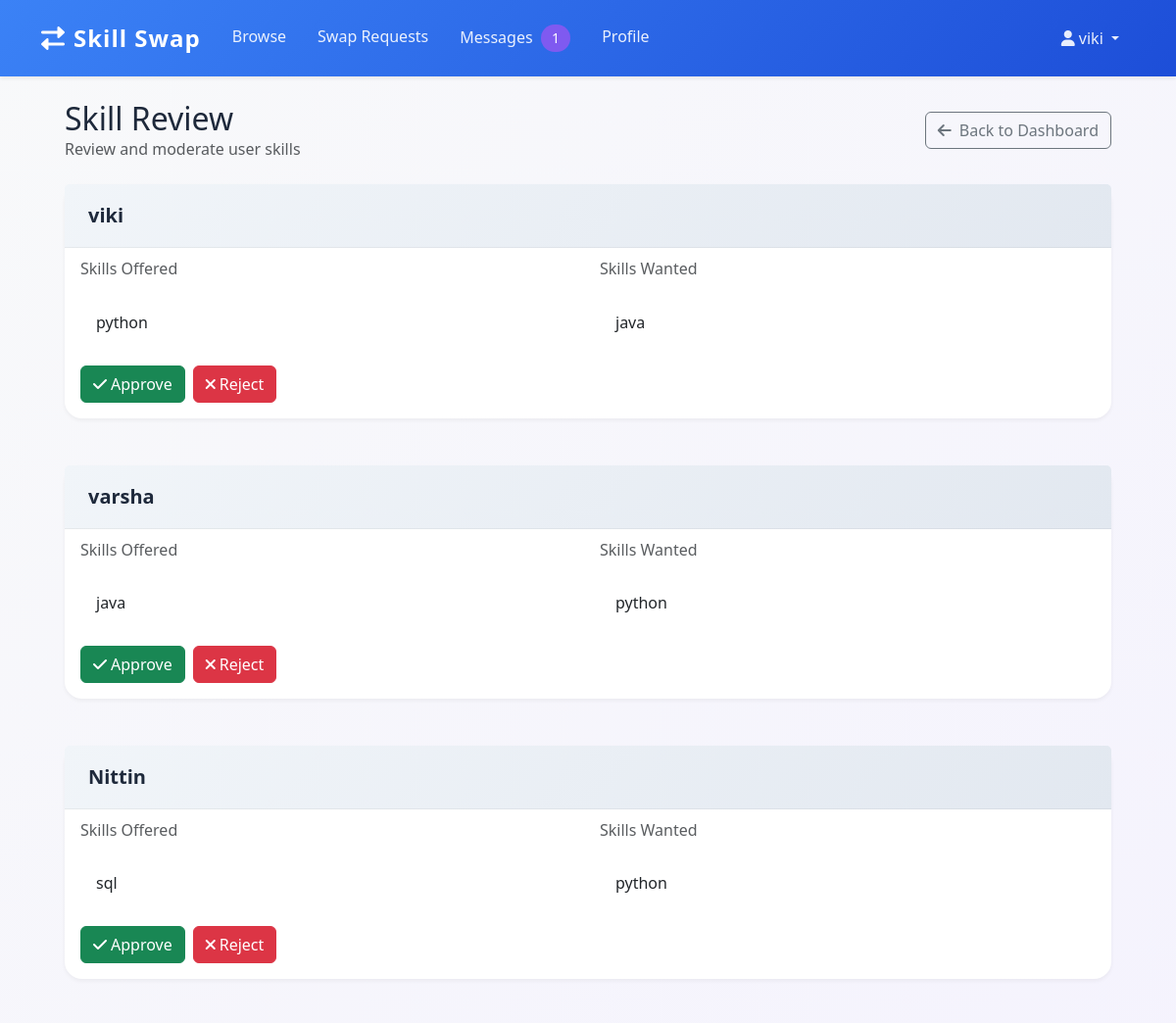
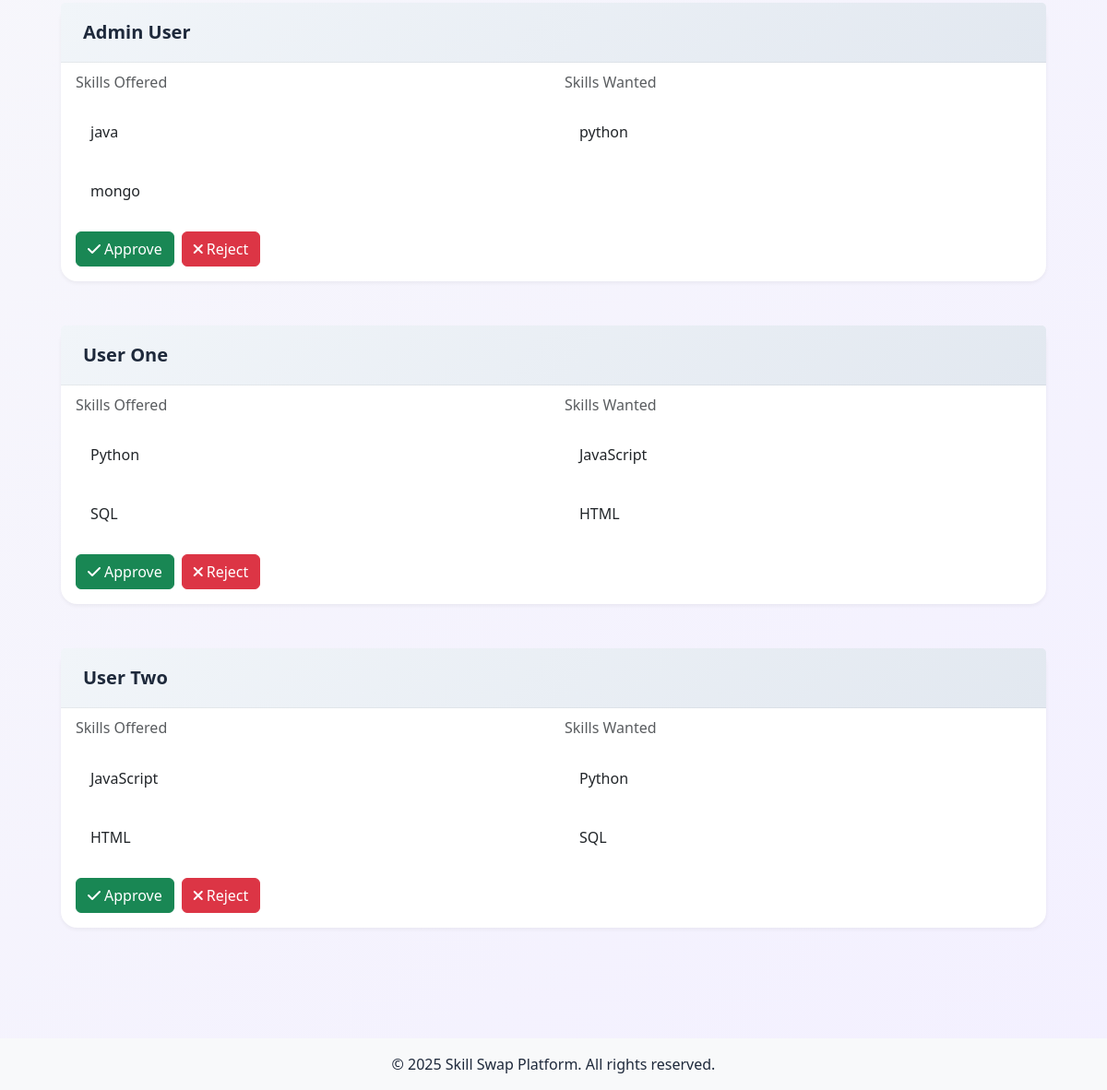
The page /admin/review_skills (signed in) on the database its author committed (2 pictures, top to bottom).
### models.py (models this page shows, shortened)
class User(UserMixin, db.Model):
    id = db.Column(db.Integer, primary_key=True)
    name = db.Column(db.String(150), nullable=False)
    email = db.Column(db.String(150), unique=True, nullable=False)
    location = db.Column(db.String(150))
    photo = db.Column(db.String(300))
    skills_offered = db.Column(db.String(300))
    skills_wanted = db.Column(db.String(300))
    availability = db.Column(db.String(100))
    is_public = db.Column(db.Boolean, default=True)
    is_admin = db.Column(db.Boolean, default=False)
    banned = db.Column(db.Boolean, default=False)
    password_hash = db.Column(db.String(150), nullable=False)

### app.py (the view)
@app.route('/admin/review_skills')
@login_required
def admin_review_skills():
    if not current_user.is_admin:
        abort(403)
    users = User.query.all()
    skills_to_review = []
    for user in users:
        if user.is_public:  # Only review public profiles
            skills = {
                'offered': user.skills_offered.split(',') if user.skills_offered else [],
                'wanted': user.skills_wanted.split(',') if user.skills_wanted else []
            }
            issues = []
            if skills['offered']:
                for skill in skills['offered']:
                    if skill.lower() in ['admin', 'administrator', 'moderator', 'support']:
                        issues.append(f"Suspicious skill: {skill}")
                    if len(skill) < 3:  # Too short
                        issues.append(f"Skill too short: {skill}")
                    if len(skill) > 50:  # Too long
                        issues.append(f"Skill too long: {skill}")
            if skills['wanted']:
                for skill in skills['wanted']:
                    if skill.lower() in ['admin', 'administrator', 'moderator', 'support']:
                        issues.append(f"Suspicious skill: {skill}")
                    if len(skill) < 3:
                        issues.append(f"Skill too short: {skill}")
                    if len(skill) > 50:
                        issues.append(f"Skill too long: {skill}")
            skills_to_review.append({
                'user': user,
                'skills': skills,
                'issues': issues,
                'has_issues': len(issues) > 0
            })
    return render_template('admin/review_skills.html',
                         users=skills_to_review)

### app.py (called while the page is built)
@login_manager.user_loader
def load_user(user_id):
    return User.query.get(int(user_id))

@app.context_processor
def inject_message_count():
    if current_user.is_authenticated:
        unread_count = UserMessage.query.filter_by(
            recipient_id=current_user.id,
            read=False
        ).count()
        return dict(unread_messages=unread_count)
    return dict(unread_messages=0)

### templates/admin/review_skills.html (shortened to what this page needs)
{% extends 'base.html' %}
{% block content %}
<div class="container-fluid">
    <div class="row mb-4">
        <div class="col-12">
            <div class="d-flex justify-content-between align-items-center">
                <div>
                    <h2 class="mb-0">Skill Review</h2>
                    <p class="text-muted mb-0">Review and moderate user skills</p>
                </div>
                <div>
                    <a href="{{ url_for('admin_dashboard') }}" class="btn btn-outline-secondary">
                        <i class="fas fa-arrow-left me-2"></i>Back to Dashboard
                    </a>
                </div>
            </div>
        </div>
    </div>
    {% if users %}
    <div class="row">
        {% for user in users %}
        <div class="col-12 mb-4">
            <div class="card {% if user.has_issues %}border-warning{% endif %}">
                <div class="card-header d-flex justify-content-between align-items-center">
                    <h5 class="mb-0">{{ user.user.name }}</h5>
                </div>
                <div class="card-body">
                    <div class="row">
                        <div class="col-md-6">
                            <h6 class="card-subtitle mb-3 text-muted">Skills Offered</h6>
                            <ul class="list-group list-group-flush">
                                {% for skill in user.skills.offered %}
                                <li class="list-group-item {% if skill.lower() in ['admin', 'administrator', 'moderator', 'support'] or skill|length < 3 or skill|length > 50 %}bg-warning text-dark{% endif %}">
                                    {{ skill }}
                                </li>
                                {% endfor %}
                            </ul>
                        </div>
                        <div class="col-md-6">
                            <h6 class="card-subtitle mb-3 text-muted">Skills Wanted</h6>
                            <ul class="list-group list-group-flush">
                                {% for skill in user.skills.wanted %}
                                <li class="list-group-item {% if skill.lower() in ['admin', 'administrator', 'moderator', 'support'] or skill|length < 3 or skill|length > 50 %}bg-warning text-dark{% endif %}">
                                    {{ skill }}
                                </li>
                                {% endfor %}
                            </ul>
                        </div>
                    </div>
                    <div class="mt-3">
                        <div class="btn-group w-100">
                            <form method="POST" action="{{ url_for('admin_approve_skill', user_id=user.user.id) }}" class="d-inline">
                                <button type="submit" class="btn btn-success me-2">
                                    <i class="fas fa-check me-1"></i>Approve
                                </button>
                            </form>
                            <form method="POST" action="{{ url_for('admin_reject_skill', user_id=user.user.id) }}" class="d-inline">
                                <button type="submit" class="btn btn-danger">
                                    <i class="fas fa-times me-1"></i>Reject
                                </button>
                            </form>
                        </div>
                    </div>
                </div>
            </div>
        </div>
        {% endfor %}
    </div>
    {% endif %}
</div>
{% endblock %}

### templates/base.html (shortened to what this page needs)
<!DOCTYPE html>
<html lang="en">
<head>
    <link href="https://cdn.jsdelivr.net/npm/bootstrap@5.3.0/dist/css/bootstrap.min.css" rel="stylesheet">
    <link href="https://cdnjs.cloudflare.com/ajax/libs/font-awesome/6.0.0/css/all.min.css" rel="stylesheet">
    <link rel="stylesheet" href="{{ url_for('static', filename='custom.css') }}">
</head>
<body>
    <nav class="navbar navbar-expand-lg navbar-dark bg-primary shadow-sm">
        <div class="container">
            <a class="navbar-brand" href="{{ url_for('home') }}">
                <i class="fas fa-exchange-alt me-2"></i>Skill Swap
            </a>
            <div class="collapse navbar-collapse" id="navbarNav">
                <ul class="navbar-nav me-auto">
                    <li class="nav-item">
                        <a class="nav-link" href="{{ url_for('browse') }}">Browse</a>
                    </li>
                    <li class="nav-item">
                        <a class="nav-link" href="{{ url_for('swap_requests') }}">Swap Requests</a>
                    </li>
                    {% if current_user.is_authenticated %}
                    <li class="nav-item">
                        <a class="nav-link" href="{{ url_for('messages') }}">
                            Messages
                            {% if unread_messages > 0 %}
                            <span class="badge bg-primary rounded-pill ms-1">{{ unread_messages }}</span>
                            {% endif %}
                        </a>
                    </li>
                    <li class="nav-item">
                        <a class="nav-link" href="{{ url_for('profile') }}">Profile</a>
                    </li>
                    {% endif %}
                </ul>
                <ul class="navbar-nav">
                    {% if current_user.is_authenticated %}
                    <li class="nav-item dropdown">
                        <a class="nav-link dropdown-toggle" href="#" id="navbarDropdown" role="button" data-bs-toggle="dropdown">
                            <i class="fas fa-user me-1"></i>{{ current_user.name }}
                        </a>
                    </li>
                    {% endif %}
                </ul>
            </div>
        </div>
    </nav>
    <main class="container py-4">
        <div class="container-fluid">
            {% block content %}{% endblock %}
        </div>
    </main>
    <footer class="bg-light py-3 mt-5">
        <div class="container text-center">
            <p class="mb-0">&copy; 2025 Skill Swap Platform. All rights reserved.</p>
        </div>
    </footer>
</body>
</html>

### static/custom.css (style rules this page uses)
body { background: linear-gradient(135deg, #f8f9fa 0%, #f3f0ff 100%); min-height: 100vh; }
.navbar-brand { font-weight: bold; letter-spacing: 1px; font-size: 1.35rem; }
.card { margin-bottom: 1.5rem; border-radius: 1.1rem; border: none; }
.btn-primary, .navbar, .bg-primary { background-color: #7f5af0 !important; border: none; }

### templates/base.html (style rules this page uses)
:root { --primary-color: #3b82f6; --primary-dark: #1d4ed8; --secondary-color: #64748b; --success-color: #16a34a; --danger-color: #dc2626; --warning-color: #f59e0b; --info-color: #0ea5e9; --light-color: #f8fafc; --dark-color: #1e293b; --text-primary: #1e293b; --text-secondary: #64748b; --text-muted: #94a3b8; --gradient-primary: linear-gradient(135deg, #3b82f6 0%, #1d4ed8 100%); --gradient-secondary: linear-gradient(135deg, #f8fafc 0%, #e2e8f0 100%); --gradient-header: linear-gradient(135deg, #f1f5f9 0%, #e2e8f0 100%); }
body { background-color: var(--light-color); color: var(--text-primary); }
.navbar { background: var(--gradient-primary); box-shadow: 0 2px 4px rgba(0,0,0,0.1); padding: 1rem 0; }
.navbar-brand { color: white !important; font-weight: 700; font-size: 1.5rem; }
.nav-link { color: rgba(255,255,255,0.9) !important; font-weight: 500; transition: color 0.2s; padding: 0.5rem 1rem !important; }
.card { border: none; box-shadow: 0 2px 4px rgba(0,0,0,0.05); transition: transform 0.2s; }
.card-header { background: var(--gradient-header); border-bottom: 1px solid rgba(0,0,0,0.05); padding: 1.25rem 1.5rem; }
.card-header h5 { color: var(--dark-color); font-weight: 600; margin-bottom: 0.5rem; }
.list-group-item { border: none; border-radius: 0.375rem; margin-bottom: 0.5rem; transition: transform 0.2s; padding: 1rem; }
.list-group-item:last-child { margin-bottom: 0; }
.badge { padding: 0.5em 0.8em; font-weight: 500; border-radius: 0.5rem; font-size: 0.875rem; }

### rows shown on the page
User: name "viki", user.name "viki", skills_offered "python", skills_wanted "java"
User: user.name "varsha", skills_offered "java", skills_wanted "python"
User: user.name "Nittin", skills_offered "sql", skills_wanted "python"
User: user.name "Admin User", skills_wanted "python"
User: user.name "User One"
User: user.name "User Two"

### other values the page prints
{{ unread_messages }} "1"
{{ skill }} "java" "mongo" "Python" "SQL" "JavaScript" "HTML"
{{ skill }} "JavaScript" "HTML" "Python" "SQL"
